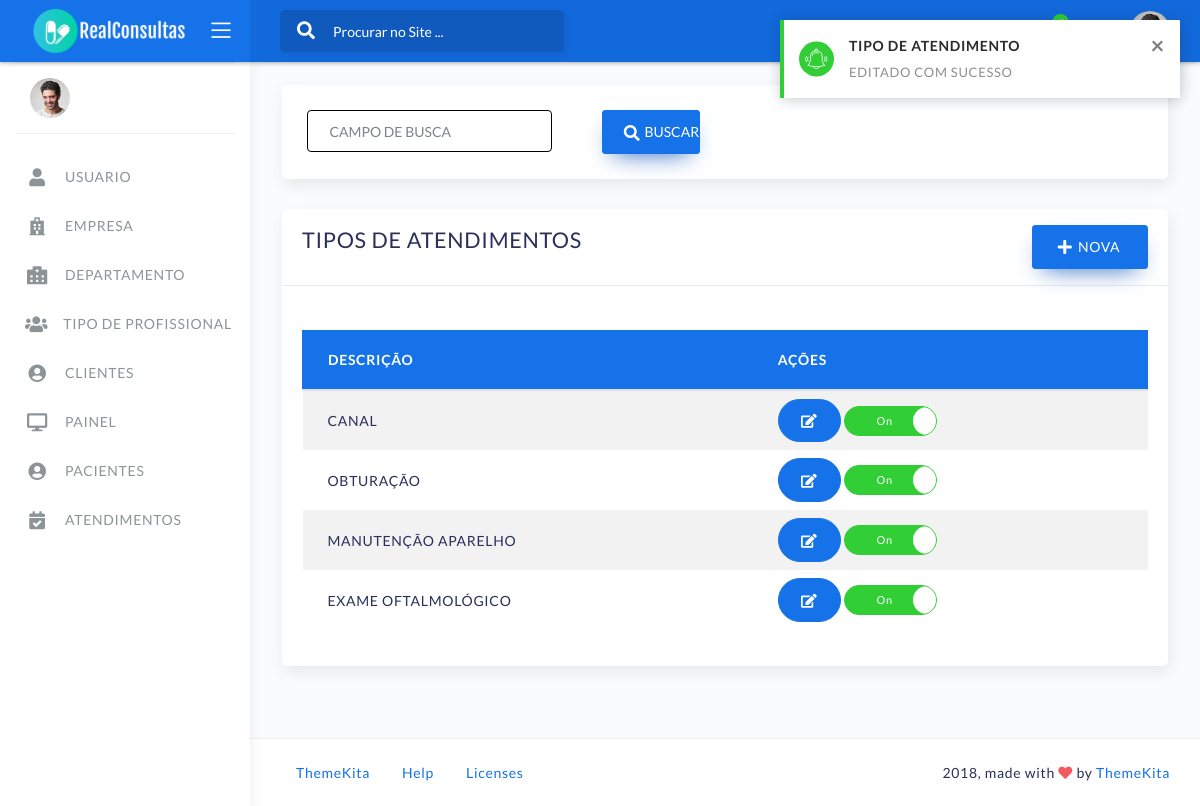
Screenshot of /core/tipo_atendimento/list (signed in) with the database file from the repository.
### core/modulos/tipo_atendimento/tipo_atendimento.py (models this page shows, shortened)
class TipoAtendimento(Timestampable):
    class Meta:
        verbose_name = 'TIPO DE ATENDIMENTO'
        verbose_name_plural = 'TIPOS DE ATENDIMENTOS'
    tipo_profissional = models.ForeignKey(TipoProfissional, on_delete=models.PROTECT, default=1)
    descricao = UpperCaseCharField('Descrição', max_length=255)
    areaAtendimento = models.ForeignKey(AreaAtendimento,
                                        on_delete=models.PROTECT, verbose_name='Area de Atendimento')
    tempo_padrao = models.TimeField(verbose_name='Tempo Padrão',default=timezone.now)
    valor_padrao = models.DecimalField(verbose_name='Preço Padrão',decimal_places=2,max_digits=5, default=0)
    publico = models.BooleanField(default=False)
    @property
    def getListAtributes(self):
        atributos = ['descricao']
        inter_lista = []
        for row in atributos:
            field_name = row
            field_object = TipoAtendimento._meta.get_field(field_name)
            field_value = getattr(self, field_object.attname)
            inter_lista.append(field_value)
        return inter_lista

### core/modulos/tipo_atendimento/views_tipo_atendimento.py (the view)
class TipoAtendimentoListView(MyListViewTipoAtendimento):
    template_name = 'tipo_atendimento/templates/list_view_tipo_atendimento.html'
    def get_context_data(self, *, object_list=None, **kwargs):
        context = super().get_context_data(object_list=object_list, **kwargs)
        return context
    def get_queryset(self):
        return super().get_queryset()

### core/util/util_manager.py (called while the page is built)
    def get_context_data(self, *, object_list=None, **kwargs):
        context = super().get_context_data(object_list=object_list, **kwargs)
        q = self.request.GET.get("q", "").strip()
        context['q'] = q
        context['COLUMNS'] = self.COLUMNS
        return context

    def get_context_data(self, **kwargs):
        context = super().get_context_data(**kwargs)
        context['labels'] = LabesProperty
        context['NAME_MODEL'] = self.NAME_MODEL
        context['NAME_MODEL_PLURAL'] = self.NAME_MODEL_PLURAL
        context['PAGE_CREATE_VIEW'] = self.PAGE_CREATE_VIEW
        context['PAGE_UPDATE_VIEW'] = self.PAGE_UPDATE_VIEW
        context['SAVE_MODEL'] = None
        save_model = self.request.session.pop('save_model', None)
        if save_model:
            context['SAVE_MODEL'] = True
        edit_model = self.request.session.pop('update_model', None)
        if edit_model:
            context['SAVE_MODEL'] = False
        return context

### core/modulos/tipo_atendimento/templates/list_view_tipo_atendimento.html (shortened to what this page needs)
{% extends 'core/base/list_view_base.html' %}
{% load static %}
{% block tbody %}
    <tbody>
    {% for tipo_atendimento in tipoatendimento_list %}
        <tr>
            {% for valor  in tipo_atendimento.getListAtributes %}
                <td>{{ valor }}</td>
            {% endfor %}
            <td>
                <a type="button"
                   class="btn btn-rounded btn-primary"
                   href="{% url 'core:modulo:tipo_atendimento:update_view' tipo_atendimento.id %}">
                    <i class="fa fa-edit"></i>
                </a>
            </td>
        </tr>
    {% endfor %}
    </tbody>
{% endblock %}
{% block campo_busca %}
    <div class="row">
        <div class="col-md-12 ">
            <div class="card card-stats card-round">
                <div class="card-body ">
                    <form method="get">
                        <div class="row">
                            <div class="col-md-4">
                                <div class="form-group">
                                    <input
                                            type="text"
                                            class="form-control text-uppercase"
                                            id="input-placeholder"
                                            placeholder="  {{ labels.CAMPO_BUSCA }}"
                                            name="q"
                                            value="{{ q }}">
                                </div>
                            </div>
                            <div class="col-md-2">
                                <div class="form-group">
                                    <button class="btn btn-primary btn-block sombra"
                                            type="submit">
                                                <span class="btn-label">
                                            </span>
                                        {{ labels.BUSCAR }}
                                    </button>
                                </div>
                            </div>
                            <div class="col-md-4"></div>
                        </div>
                    </form>
                </div>
            </div>
        </div>
    </div>
{% endblock %}

### core/static/core/commum/novo_estilo.css (style rules this page uses)
:root { --primary-color: #1572E8; --primary2-color: #1269DB; --primary2-color-sombra: #1a5abc; --border_color: #000000; }
.sombra { box-shadow: 0px 10px 25px -11px var(--primary2-color-sombra) !important }
.form-control { border-color: var(--border_color) }

### rows the page displays
TipoAtendimento: getListAtributes "CANAL"
TipoAtendimento: getListAtributes "OBTURAÇÃO"
TipoAtendimento: getListAtributes "MANUTENÇÃO APARELHO"
TipoAtendimento: getListAtributes "EXAME OFTALMOLÓGICO"

### other values shown
{{ labels.USUARIO }} "USUARIO"
{{ labels.EMPRESA }} "EMPRESA"
{{ labels.DEPARTAMENTO }} "DEPARTAMENTO"
{{ labels.TIPO_PROFISSIONAL }} "TIPO DE PROFISSIONAL"
{{ labels.CLIENTES }} "CLIENTES"
{{ labels.PAINEL }} "PAINEL"
{{ labels.PACIENTES }} "PACIENTES"
{{ labels.ATENDIMENTOS }} "ATENDIMENTOS"
{{ labels.BUSCAR }} "BUSCAR"
{{ NAME_MODEL_PLURAL }} "TIPOS DE ATENDIMENTOS"
{{ labels.NOVA }} "NOVA"
{{ coluna }} "DESCRIÇÃO"
{{ labels.ACOES }} "AÇÕES"
